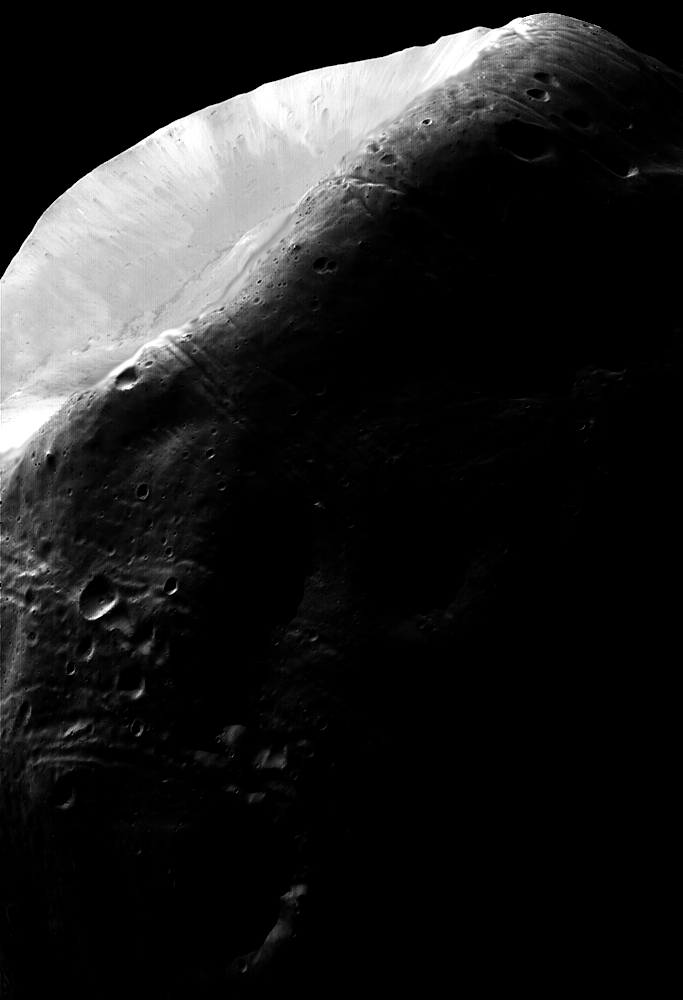
%> input picture specification/moon.tif, 683 x 1000 px
$ octave specification.m   (GNU Octave 9; MATLAB toolbox functions it lacks are replaced by stand-ins)
%> lines starting %> are read from the running program, lines starting %| are printed output that depends on the picture
clc ; close all; clear;
X = 0:255;
n=0.0009;
PDF = 5*normpdf(X, 30, 15) + normpdf(X, 180, 20); % take the combination of two normal distrubtions
PDF = n+PDF/(sum(PDF)-n); % normalise it, i.e. sum equals to one.
% trans=transpose(PDF);
% size(trans)

% length(PDF)


image=imread('G:\dept\4-1\image processing lab\moon.tif');
%> image is the input picture: size 1000x683 uint8; min 0, max 255, mean 31.7
% length(histog)
histog=imhist(image);
%> histog = 256 values, max 421847 at index 1, min 11 at index 91, mean 2668
j=histeq(image,PDF);
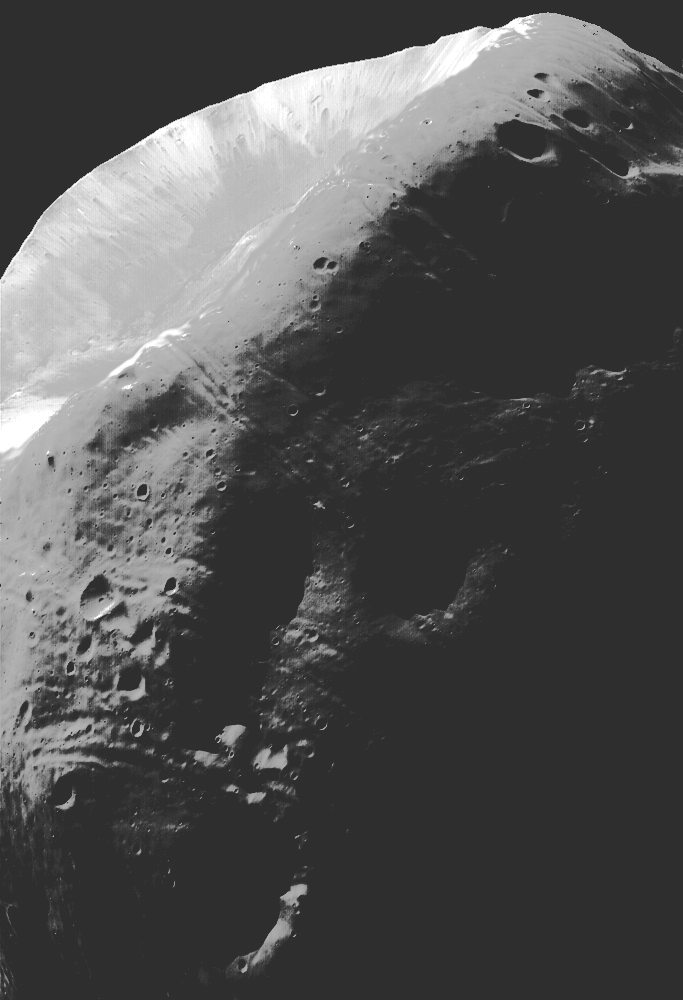
%> j: size 1000x683 uint8; min 46, max 255, mean 81.6

figure
plot(X, PDF); % the bimodal distribution
title('bimodal distribution');
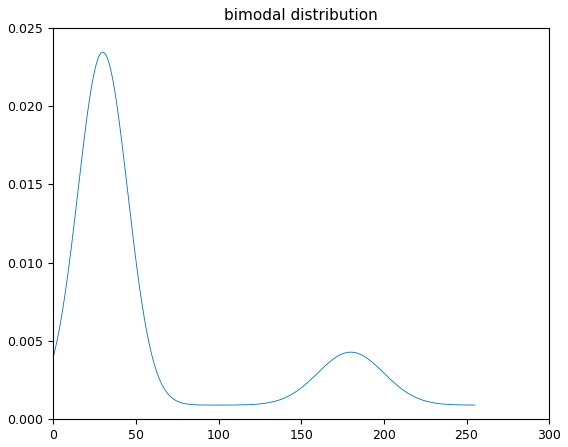
%> figure redrawn from the program's plot data; curve peaks at x = 30, y = 0.0235

figure;
subplot(2,2,1);
imshow(image); title('input image');
subplot(2,2,2);
imshow(j); title('output image');
subplot(2,2,3);
plot(histog); title('input histogram');
subplot(2,2,4);
plot(imhist(j)); title('output histogram');
%> after `title('output histogram')`:
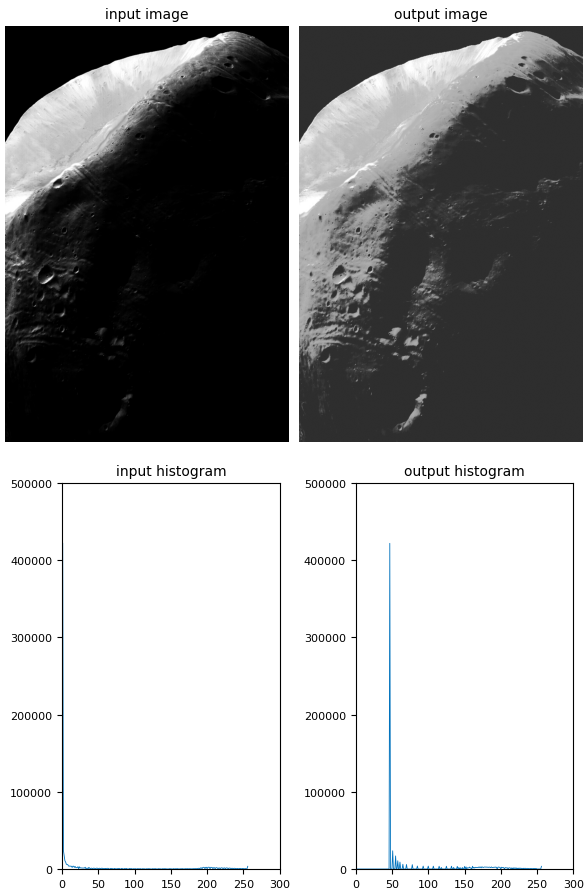
%> figure redrawn from the program's plot data, 4 panels
% [4 lines of commented-out code are left out]
